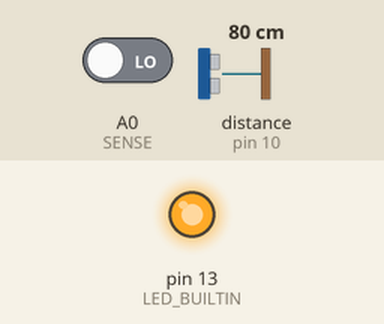
This sketch was run on a simulated Arduino Uno, built with avr-gcc and run on an emulated ATmega328P. On the bench: output pins drawn as LEDs (lit = HIGH). Wiring (inferred from the names in the program): ultrasonic range finder: trigger pin 9; echo pin 10. The inputs (shaded band) are chosen by the test bench; at power-on: A0 (SENSE) LOW, distance to the obstacle (sensor on pin 10) 80 cm. The echo pulse lasts 58.3 µs per cm; pins used as bus, display or sensor lines are not drawn.

Above: at 1.2 s.
1.3 s: A0 (SENSE) driven HIGH
At 2.5 s:
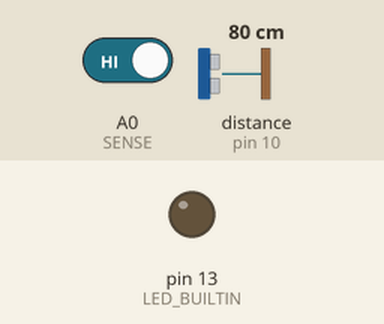
2.8 s: distance to the obstacle (sensor on pin 10) set to 12 cm
4.3 s: distance to the obstacle (sensor on pin 10) set to 9 cm
At 5.4 s:
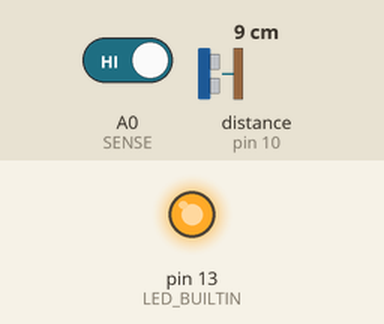
7.3 s: distance to the obstacle (sensor on pin 10) set to 18 cm
At 9.3 s:
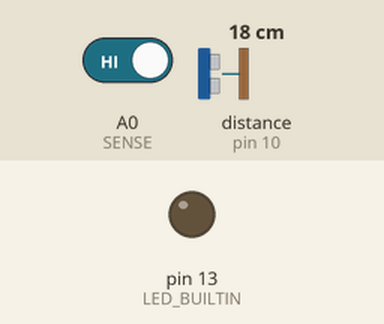
9.8 s: distance to the obstacle (sensor on pin 10) set to 2 cm
At 10.7 s:
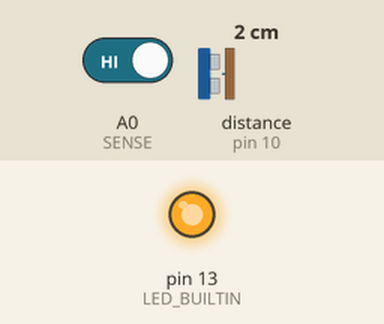
Timing chart, 0 to 13.3 s (numbered marks = the images above; inputs shaded):
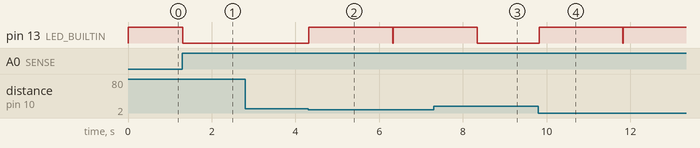

The sketch:

Ultra.ino
```cpp
int bruh=0;
#define SENSE A0
int trigPin = 9;
int echoPin = 10;

void setup() {
  // put your setup code here, to run once:
pinMode(SENSE, INPUT);
pinMode(8, OUTPUT);


  Serial.begin(9600);

    pinMode(trigPin,OUTPUT);
    pinMode(echoPin,INPUT);


pinMode(LED_BUILTIN, OUTPUT);
}


void loop() {
  // put your main code here, to run repeatedly:
if (bruh==0){
  if(digitalRead(SENSE))
{
 digitalWrite(LED_BUILTIN, LOW);
 pinMode(8, LOW);
}
else
{
  digitalWrite(LED_BUILTIN, HIGH);
   pinMode(8, HIGH);
  }}
else if (bruh==1){
if(digitalRead(SENSE))
{
 digitalWrite(LED_BUILTIN, LOW);
 pinMode(8, LOW);
}
else
{
  delay (2000);
  if(digitalRead(SENSE))
  {
 digitalWrite(LED_BUILTIN, LOW);
 pinMode(8, LOW);
}
  else
  digitalWrite(LED_BUILTIN, HIGH);
   pinMode(8, HIGH);
  }
}

else if (bruh>=2){
  bruh=0;
}

  long duration, distance;
  digitalWrite(trigPin, HIGH);

  digitalWrite(trigPin, LOW);
  duration=pulseIn(echoPin,HIGH);
  distance = (duration/2)/29.1;

  delay(10);

 if((distance<10))
   {
    bruh=bruh+1;
    digitalWrite(LED_BUILTIN, HIGH);
 pinMode(8, LOW);
 delay(2000);
 }

   }
```

Measured:
- the behaviour switches between 11 and 10 cm on distance to the obstacle (sensor on pin 10) (found by bisection; images 1 and 2)
- after the input at 1.3 s, pin 13 (LED_BUILTIN): HIGH → LOW at once
- after the input at 2.8 s, every drawn part: stays the same
- after the input at 4.3 s, pin 13 (LED_BUILTIN): LOW → HIGH at once, → LOW 2.0 s later, → HIGH 0.01 s later
- after the input at 7.3 s, pin 13 (LED_BUILTIN): HIGH → LOW after 1.0 s
- after the input at 9.8 s, pin 13 (LED_BUILTIN): LOW → HIGH at once, → LOW 2.0 s later, → HIGH 0.01 s later
